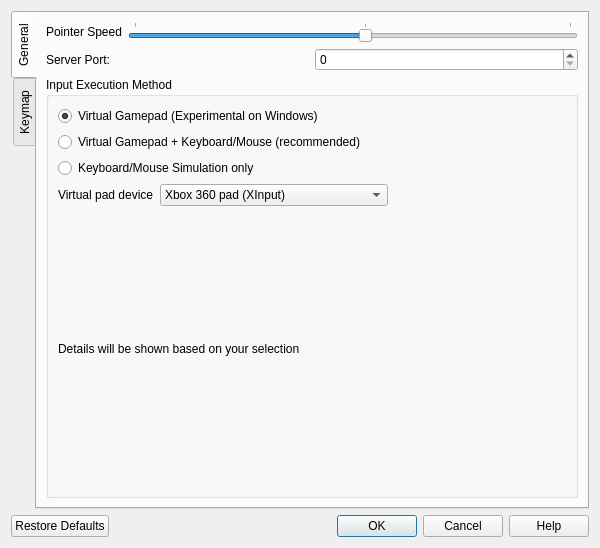
<?xml version="1.0" encoding="UTF-8"?>
<ui version="4.0">
 <class>Preferences</class>
 <widget class="QWidget" name="Preferences">
  <property name="geometry">
   <rect>
    <x>0</x>
    <y>0</y>
    <width>600</width>
    <height>548</height>
   </rect>
  </property>
  <property name="windowTitle">
   <string>Preferences</string>
  </property>
  <layout class="QVBoxLayout" name="verticalLayout">
   <item>
    <widget class="QTabWidget" name="preferencesTabWidget">
     <property name="tabPosition">
      <enum>QTabWidget::TabPosition::West</enum>
     </property>
     <property name="currentIndex">
      <number>0</number>
     </property>
     <widget class="QWidget" name="generalTab">
      <attribute name="title">
       <string>General</string>
      </attribute>
      <layout class="QVBoxLayout" name="generalTabLayout">
       <item>
        <layout class="QHBoxLayout" name="horizontalLayout">
         <item>
          <widget class="QLabel" name="Pointer">
           <property name="text">
            <string>Pointer Speed</string>
           </property>
          </widget>
         </item>
         <item>
          <widget class="QSlider" name="pointerSlider">
           <property name="minimum">
            <number>1</number>
           </property>
           <property name="maximum">
            <number>18</number>
           </property>
           <property name="value">
            <number>10</number>
           </property>
           <property name="orientation">
            <enum>Qt::Orientation::Horizontal</enum>
           </property>
           <property name="tickPosition">
            <enum>QSlider::TickPosition::TicksAbove</enum>
           </property>
           <property name="tickInterval">
            <number>9</number>
           </property>
          </widget>
         </item>
        </layout>
       </item>
       <item>
        <layout class="QHBoxLayout" name="horizontalLayout_port">
         <item>
          <widget class="QLabel" name="label_port">
           <property name="text">
            <string>Server Port:</string>
           </property>
          </widget>
         </item>
         <item>
          <widget class="QSpinBox" name="portSpinBox">
           <property name="toolTip">
            <string>Port number for the server (1024-65535). 0 means auto.</string>
           </property>
           <property name="minimum">
            <number>0</number>
           </property>
           <property name="maximum">
            <number>65535</number>
           </property>
           <property name="value">
            <number>0</number>
           </property>
          </widget>
         </item>
        </layout>
       </item>
       <item>
        <widget class="QGroupBox" name="executorGroup">
         <property name="title">
          <string>Input Execution Method</string>
         </property>
         <layout class="QVBoxLayout" name="executorLayout">
          <item>
           <widget class="QRadioButton" name="gamepadExecutorRadio">
            <property name="text">
             <string>Virtual Gamepad (Experimental on Windows)</string>
            </property>
            <property name="checked">
             <bool>true</bool>
            </property>
           </widget>
          </item>
          <item>
           <widget class="QRadioButton" name="gamepadAndKeyboardMouseExecutorRadio">
            <property name="text">
             <string>Virtual Gamepad + Keyboard/Mouse (recommended)</string>
            </property>
           </widget>
          </item>
          <item>
           <widget class="QRadioButton" name="keyboardMouseExecutorRadio">
            <property name="text">
             <string>Keyboard/Mouse Simulation only</string>
            </property>
           </widget>
          </item>
          <item>
           <layout class="QHBoxLayout" name="virtualGamepadLayout">
            <item>
             <widget class="QLabel" name="virtualGamepadLabel">
              <property name="text">
               <string>Virtual pad device</string>
              </property>
             </widget>
            </item>
            <item>
             <widget class="QComboBox" name="virtualGamepadComboBox">
              <item>
               <property name="text">
                <string>Xbox 360 pad (XInput)</string>
               </property>
              </item>
              <item>
               <property name="text">
                <string>DualShock 4 pad (HID + DirectInput)</string>
               </property>
              </item>
             </widget>
            </item>
            <item>
             <spacer name="virtualGamepadSpacer">
              <property name="orientation">
               <enum>Qt::Orientation::Horizontal</enum>
              </property>
              <property name="sizeHint" stdset="0">
               <size>
                <width>40</width>
                <height>20</height>
               </size>
              </property>
             </spacer>
            </item>
           </layout>
          </item>
          <item>
           <widget class="QLabel" name="executorNotesLabel">
            <property name="text">
             <string>Details will be shown based on your selection</string>
            </property>
            <property name="textFormat">
             <enum>Qt::TextFormat::MarkdownText</enum>
            </property>
            <property name="wordWrap">
             <bool>true</bool>
            </property>
           </widget>
          </item>
         </layout>
        </widget>
       </item>
      </layout>
     </widget>
     <widget class="QWidget" name="keymapTab">
      <attribute name="title">
       <string>Keymap</string>
      </attribute>
      <layout class="QVBoxLayout" name="keymapTabLayout">
       <item>
        <widget class="QGroupBox" name="profilesGroup">
         <property name="title">
          <string>Profiles</string>
         </property>
         <layout class="QHBoxLayout" name="profilesLayout">
          <item>
           <widget class="QComboBox" name="profileComboBox">
            <property name="sizePolicy">
             <sizepolicy hsizetype="Expanding" vsizetype="Fixed">
              <horstretch>0</horstretch>
              <verstretch>0</verstretch>
             </sizepolicy>
            </property>
           </widget>
          </item>
          <item>
           <widget class="QPushButton" name="newProfileButton">
            <property name="text">
             <string>New</string>
            </property>
           </widget>
          </item>
          <item>
           <widget class="QPushButton" name="deleteProfileButton">
            <property name="text">
             <string>Delete</string>
            </property>
           </widget>
          </item>
         </layout>
        </widget>
       </item>
       <item>
        <widget class="QTabWidget" name="keymapTabWidget">
         <property name="currentIndex">
          <number>0</number>
         </property>
         <widget class="QWidget" name="buttonsTab">
          <attribute name="title">
           <string>Buttons</string>
          </attribute>
          <layout class="QVBoxLayout" name="buttonsTabLayout">
           <item>
            <widget class="QGroupBox" name="ButtonMaps">
             <property name="title">
              <string>Button Mappings</string>
             </property>
             <layout class="QFormLayout" name="buttonMappingsLayout">
              <item row="0" column="0">
               <widget class="QLabel" name="xbutton">
                <property name="text">
                 <string>X</string>
                </property>
               </widget>
              </item>
              <item row="0" column="1">
               <widget class="ButtonInputBox" name="xmap" native="true">
                <property name="sizePolicy">
                 <sizepolicy hsizetype="MinimumExpanding" vsizetype="Fixed">
                  <horstretch>0</horstretch>
                  <verstretch>0</verstretch>
                 </sizepolicy>
                </property>
                <property name="font">
                 <font>
                  <pointsize>10</pointsize>
                  <bold>true</bold>
                 </font>
                </property>
                <property name="clearButtonEnabled" stdset="0">
                 <bool>true</bool>
                </property>
               </widget>
              </item>
              <item row="1" column="0">
               <widget class="QLabel" name="ybutton">
                <property name="text">
                 <string>Y</string>
                </property>
               </widget>
              </item>
              <item row="1" column="1">
               <widget class="ButtonInputBox" name="ymap" native="true">
                <property name="sizePolicy">
                 <sizepolicy hsizetype="MinimumExpanding" vsizetype="Fixed">
                  <horstretch>0</horstretch>
                  <verstretch>0</verstretch>
                 </sizepolicy>
                </property>
                <property name="font">
                 <font>
                  <pointsize>10</pointsize>
                  <bold>true</bold>
                 </font>
                </property>
                <property name="clearButtonEnabled" stdset="0">
                 <bool>true</bool>
                </property>
               </widget>
              </item>
              <item row="2" column="0">
               <widget class="QLabel" name="abutton">
                <property name="text">
                 <string>A</string>
                </property>
               </widget>
              </item>
              <item row="2" column="1">
               <widget class="ButtonInputBox" name="amap" native="true">
                <property name="sizePolicy">
                 <sizepolicy hsizetype="MinimumExpanding" vsizetype="Fixed">
                  <horstretch>0</horstretch>
                  <verstretch>0</verstretch>
                 </sizepolicy>
                </property>
                <property name="font">
                 <font>
                  <pointsize>10</pointsize>
                  <bold>true</bold>
                 </font>
                </property>
                <property name="clearButtonEnabled" stdset="0">
                 <bool>true</bool>
                </property>
               </widget>
              </item>
              <item row="3" column="0">
               <widget class="QLabel" name="bbutton">
                <property name="text">
                 <string>B</string>
                </property>
               </widget>
              </item>
              <item row="3" column="1">
               <widget class="ButtonInputBox" name="bmap" native="true">
                <property name="sizePolicy">
                 <sizepolicy hsizetype="MinimumExpanding" vsizetype="Fixed">
                  <horstretch>0</horstretch>
                  <verstretch>0</verstretch>
                 </sizepolicy>
                </property>
                <property name="font">
                 <font>
                  <pointsize>10</pointsize>
                  <bold>true</bold>
                 </font>
                </property>
                <property name="clearButtonEnabled" stdset="0">
                 <bool>true</bool>
                </property>
               </widget>
              </item>
              <item row="4" column="0">
               <widget class="QLabel" name="Lt">
                <property name="text">
                 <string>Left Shoulder</string>
                </property>
               </widget>
              </item>
              <item row="4" column="1">
               <widget class="ButtonInputBox" name="Ltmap" native="true">
                <property name="sizePolicy">
                 <sizepolicy hsizetype="MinimumExpanding" vsizetype="Fixed">
                  <horstretch>0</horstretch>
                  <verstretch>0</verstretch>
                 </sizepolicy>
                </property>
                <property name="font">
                 <font>
                  <pointsize>10</pointsize>
                  <bold>true</bold>
                 </font>
                </property>
                <property name="clearButtonEnabled" stdset="0">
                 <bool>true</bool>
                </property>
               </widget>
              </item>
              <item row="5" column="0">
               <widget class="QLabel" name="Rt">
                <property name="text">
                 <string>Right Shoulder</string>
                </property>
               </widget>
              </item>
              <item row="5" column="1">
               <widget class="ButtonInputBox" name="Rtmap" native="true">
                <property name="sizePolicy">
                 <sizepolicy hsizetype="MinimumExpanding" vsizetype="Fixed">
                  <horstretch>0</horstretch>
                  <verstretch>0</verstretch>
                 </sizepolicy>
                </property>
                <property name="font">
                 <font>
                  <pointsize>10</pointsize>
                  <bold>true</bold>
                 </font>
                </property>
                <property name="clearButtonEnabled" stdset="0">
                 <bool>true</bool>
                </property>
               </widget>
              </item>
              <item row="6" column="0">
               <widget class="QLabel" name="dup">
                <property name="text">
                 <string>DPad Up</string>
                </property>
               </widget>
              </item>
              <item row="6" column="1">
               <widget class="ButtonInputBox" name="dupmap" native="true">
                <property name="sizePolicy">
                 <sizepolicy hsizetype="MinimumExpanding" vsizetype="Fixed">
                  <horstretch>0</horstretch>
                  <verstretch>0</verstretch>
                 </sizepolicy>
                </property>
                <property name="font">
                 <font>
                  <pointsize>10</pointsize>
                  <bold>true</bold>
                 </font>
                </property>
                <property name="clearButtonEnabled" stdset="0">
                 <bool>true</bool>
                </property>
               </widget>
              </item>
              <item row="7" column="0">
               <widget class="QLabel" name="ddown">
                <property name="text">
                 <string>DPad Down</string>
                </property>
               </widget>
              </item>
              <item row="7" column="1">
               <widget class="ButtonInputBox" name="ddownmap" native="true">
                <property name="sizePolicy">
                 <sizepolicy hsizetype="MinimumExpanding" vsizetype="Fixed">
                  <horstretch>0</horstretch>
                  <verstretch>0</verstretch>
                 </sizepolicy>
                </property>
                <property name="font">
                 <font>
                  <pointsize>10</pointsize>
                  <bold>true</bold>
                 </font>
                </property>
                <property name="clearButtonEnabled" stdset="0">
                 <bool>true</bool>
                </property>
               </widget>
              </item>
              <item row="8" column="0">
               <widget class="QLabel" name="dleft">
                <property name="text">
                 <string>DPad Left</string>
                </property>
               </widget>
              </item>
              <item row="8" column="1">
               <widget class="ButtonInputBox" name="dleftmap" native="true">
                <property name="sizePolicy">
                 <sizepolicy hsizetype="MinimumExpanding" vsizetype="Fixed">
                  <horstretch>0</horstretch>
                  <verstretch>0</verstretch>
                 </sizepolicy>
                </property>
                <property name="font">
                 <font>
                  <pointsize>10</pointsize>
                  <bold>true</bold>
                 </font>
                </property>
                <property name="clearButtonEnabled" stdset="0">
                 <bool>true</bool>
                </property>
               </widget>
              </item>
              <item row="9" column="0">
               <widget class="QLabel" name="dright">
                <property name="text">
                 <string>DPad Right</string>
                </property>
               </widget>
              </item>
              <item row="9" column="1">
               <widget class="ButtonInputBox" name="drightmap" native="true">
                <property name="sizePolicy">
                 <sizepolicy hsizetype="MinimumExpanding" vsizetype="Fixed">
                  <horstretch>0</horstretch>
                  <verstretch>0</verstretch>
                 </sizepolicy>
                </property>
                <property name="font">
                 <font>
                  <pointsize>10</pointsize>
                  <bold>true</bold>
                 </font>
                </property>
                <property name="clearButtonEnabled" stdset="0">
                 <bool>true</bool>
                </property>
               </widget>
              </item>
              <item row="10" column="0">
               <widget class="QLabel" name="menu">
                <property name="text">
                 <string>Menu</string>
                </property>
               </widget>
              </item>
              <item row="10" column="1">
               <widget class="ButtonInputBox" name="menumap" native="true">
                <property name="sizePolicy">
                 <sizepolicy hsizetype="MinimumExpanding" vsizetype="Fixed">
                  <horstretch>0</horstretch>
                  <verstretch>0</verstretch>
                 </sizepolicy>
                </property>
                <property name="font">
                 <font>
                  <pointsize>10</pointsize>
                  <bold>true</bold>
                 </font>
                </property>
                <property name="clearButtonEnabled" stdset="0">
                 <bool>true</bool>
                </property>
               </widget>
              </item>
              <item row="11" column="0">
               <widget class="QLabel" name="view">
                <property name="text">
                 <string>View</string>
                </property>
               </widget>
              </item>
              <item row="11" column="1">
               <widget class="ButtonInputBox" name="viewmap" native="true">
                <property name="sizePolicy">
                 <sizepolicy hsizetype="MinimumExpanding" vsizetype="Fixed">
                  <horstretch>0</horstretch>
                  <verstretch>0</verstretch>
                 </sizepolicy>
                </property>
                <property name="font">
                 <font>
                  <pointsize>10</pointsize>
                  <bold>true</bold>
                 </font>
                </property>
                <property name="clearButtonEnabled" stdset="0">
                 <bool>true</bool>
                </property>
               </widget>
              </item>
             </layout>
            </widget>
           </item>
          </layout>
         </widget>
         <widget class="QWidget" name="thumbsticksTab">
          <attribute name="title">
           <string>Thumbsticks</string>
          </attribute>
          <layout class="QVBoxLayout" name="thumbsticksTabLayout">
           <item>
            <widget class="QGroupBox" name="ThumbstickMaps">
             <property name="title">
              <string>Thumbstick Mappings</string>
             </property>
             <layout class="QGridLayout" name="thumbstickGridLayout">
              <item row="0" column="0" colspan="2">
               <widget class="QLabel" name="leftThumbLabel">
                <property name="font">
                 <font>
                  <bold>true</bold>
                 </font>
                </property>
                <property name="text">
                 <string>Left Thumbstick</string>
                </property>
               </widget>
              </item>
              <item row="0" column="2">
               <widget class="QCheckBox" name="leftThumbMouseMove">
                <property name="text">
                 <string>Use as Mouse Movement</string>
                </property>
               </widget>
              </item>
              <item row="1" column="0">
               <widget class="QLabel" name="leftThumbUpLabel">
                <property name="text">
                 <string>Up</string>
                </property>
               </widget>
              </item>
              <item row="1" column="1">
               <widget class="ButtonInputBox" name="leftThumbUpMap" native="true">
                <property name="sizePolicy">
                 <sizepolicy hsizetype="MinimumExpanding" vsizetype="Fixed">
                  <horstretch>0</horstretch>
                  <verstretch>0</verstretch>
                 </sizepolicy>
                </property>
                <property name="font">
                 <font>
                  <pointsize>10</pointsize>
                  <bold>true</bold>
                 </font>
                </property>
                <property name="clearButtonEnabled" stdset="0">
                 <bool>true</bool>
                </property>
               </widget>
              </item>
              <item row="2" column="0">
               <widget class="QLabel" name="leftThumbDownLabel">
                <property name="text">
                 <string>Down</string>
                </property>
               </widget>
              </item>
              <item row="2" column="1">
               <widget class="ButtonInputBox" name="leftThumbDownMap" native="true">
                <property name="sizePolicy">
                 <sizepolicy hsizetype="MinimumExpanding" vsizetype="Fixed">
                  <horstretch>0</horstretch>
                  <verstretch>0</verstretch>
                 </sizepolicy>
                </property>
                <property name="font">
                 <font>
                  <pointsize>10</pointsize>
                  <bold>true</bold>
                 </font>
                </property>
                <property name="clearButtonEnabled" stdset="0">
                 <bool>true</bool>
                </property>
               </widget>
              </item>
              <item row="3" column="0">
               <widget class="QLabel" name="leftThumbLeftLabel">
                <property name="text">
                 <string>Left</string>
                </property>
               </widget>
              </item>
              <item row="3" column="1">
               <widget class="ButtonInputBox" name="leftThumbLeftMap" native="true">
                <property name="sizePolicy">
                 <sizepolicy hsizetype="MinimumExpanding" vsizetype="Fixed">
                  <horstretch>0</horstretch>
                  <verstretch>0</verstretch>
                 </sizepolicy>
                </property>
                <property name="font">
                 <font>
                  <pointsize>10</pointsize>
                  <bold>true</bold>
                 </font>
                </property>
                <property name="clearButtonEnabled" stdset="0">
                 <bool>true</bool>
                </property>
               </widget>
              </item>
              <item row="4" column="0">
               <widget class="QLabel" name="leftThumbRightLabel">
                <property name="text">
                 <string>Right</string>
                </property>
               </widget>
              </item>
              <item row="4" column="1">
               <widget class="ButtonInputBox" name="leftThumbRightMap" native="true">
                <property name="sizePolicy">
                 <sizepolicy hsizetype="MinimumExpanding" vsizetype="Fixed">
                  <horstretch>0</horstretch>
                  <verstretch>0</verstretch>
                 </sizepolicy>
                </property>
                <property name="font">
                 <font>
                  <pointsize>10</pointsize>
                  <bold>true</bold>
                 </font>
                </property>
                <property name="clearButtonEnabled" stdset="0">
                 <bool>true</bool>
                </property>
               </widget>
              </item>
              <item row="5" column="0">
               <widget class="QLabel" name="lthumb">
                <property name="text">
                 <string>Click</string>
                </property>
               </widget>
              </item>
              <item row="5" column="1">
               <widget class="ButtonInputBox" name="lthumbmap" native="true">
                <property name="sizePolicy">
                 <sizepolicy hsizetype="MinimumExpanding" vsizetype="Fixed">
                  <horstretch>0</horstretch>
                  <verstretch>0</verstretch>
                 </sizepolicy>
                </property>
                <property name="font">
                 <font>
                  <pointsize>10</pointsize>
                  <bold>true</bold>
                 </font>
                </property>
                <property name="clearButtonEnabled" stdset="0">
                 <bool>true</bool>
                </property>
               </widget>
              </item>
              <item row="6" column="0" colspan="3">
               <widget class="QFrame" name="thumbstickSeparator">
                <property name="frameShape">
                 <enum>QFrame::Shape::HLine</enum>
                </property>
                <property name="frameShadow">
                 <enum>QFrame::Shadow::Sunken</enum>
                </property>
               </widget>
              </item>
              <item row="6" column="0" colspan="2">
               <widget class="QLabel" name="rightThumbLabel">
                <property name="font">
                 <font>
                  <bold>true</bold>
                 </font>
                </property>
                <property name="text">
                 <string>Right Thumbstick</string>
                </property>
               </widget>
              </item>
              <item row="6" column="2">
               <widget class="QCheckBox" name="rightThumbMouseMove">
                <property name="text">
                 <string>Use as Mouse Movement</string>
                </property>
               </widget>
              </item>
              <item row="7" column="0">
               <widget class="QLabel" name="rightThumbUpLabel">
                <property name="text">
                 <string>Up</string>
                </property>
               </widget>
              </item>
              <item row="7" column="1">
               <widget class="ButtonInputBox" name="rightThumbUpMap" native="true">
                <property name="sizePolicy">
                 <sizepolicy hsizetype="MinimumExpanding" vsizetype="Fixed">
                  <horstretch>0</horstretch>
                  <verstretch>0</verstretch>
                 </sizepolicy>
                </property>
                <property name="font">
                 <font>
                  <pointsize>10</pointsize>
                  <bold>true</bold>
                 </font>
                </property>
                <property name="clearButtonEnabled" stdset="0">
                 <bool>true</bool>
                </property>
               </widget>
              </item>
              <item row="8" column="0">
               <widget class="QLabel" name="rightThumbDownLabel">
                <property name="text">
                 <string>Down</string>
                </property>
               </widget>
              </item>
              <item row="8" column="1">
               <widget class="ButtonInputBox" name="rightThumbDownMap" native="true">
                <property name="sizePolicy">
                 <sizepolicy hsizetype="MinimumExpanding" vsizetype="Fixed">
                  <horstretch>0</horstretch>
                  <verstretch>0</verstretch>
                 </sizepolicy>
                </property>
                <property name="font">
                 <font>
                  <pointsize>10</pointsize>
                  <bold>true</bold>
                 </font>
                </property>
                <property name="clearButtonEnabled" stdset="0">
                 <bool>true</bool>
                </property>
               </widget>
              </item>
              <item row="9" column="0">
               <widget class="QLabel" name="rightThumbLeftLabel">
                <property name="text">
                 <string>Left</string>
                </property>
               </widget>
              </item>
              <item row="9" column="1">
               <widget class="ButtonInputBox" name="rightThumbLeftMap" native="true">
                <property name="sizePolicy">
                 <sizepolicy hsizetype="MinimumExpanding" vsizetype="Fixed">
                  <horstretch>0</horstretch>
                  <verstretch>0</verstretch>
                 </sizepolicy>
                </property>
                <property name="font">
                 <font>
                  <pointsize>10</pointsize>
                  <bold>true</bold>
                 </font>
                </property>
                <property name="clearButtonEnabled" stdset="0">
                 <bool>true</bool>
                </property>
               </widget>
              </item>
              <item row="10" column="0">
               <widget class="QLabel" name="rightThumbRightLabel">
                <property name="text">
                 <string>Right</string>
                </property>
               </widget>
              </item>
              <item row="10" column="1">
               <widget class="ButtonInputBox" name="rightThumbRightMap" native="true">
                <property name="sizePolicy">
                 <sizepolicy hsizetype="MinimumExpanding" vsizetype="Fixed">
                  <horstretch>0</horstretch>
                  <verstretch>0</verstretch>
                 </sizepolicy>
                </property>
                <property name="font">
                 <font>
                  <pointsize>10</pointsize>
                  <bold>true</bold>
                 </font>
                </property>
                <property name="clearButtonEnabled" stdset="0">
                 <bool>true</bool>
                </property>
               </widget>
              </item>
              <item row="11" column="0">
               <widget class="QLabel" name="rthumb">
                <property name="text">
                 <string>Click</string>
                </property>
               </widget>
              </item>
              <item row="11" column="1">
               <widget class="ButtonInputBox" name="rthumbmap" native="true">
                <property name="sizePolicy">
                 <sizepolicy hsizetype="MinimumExpanding" vsizetype="Fixed">
                  <horstretch>0</horstretch>
                  <verstretch>0</verstretch>
                 </sizepolicy>
                </property>
                <property name="font">
                 <font>
                  <pointsize>10</pointsize>
                  <bold>true</bold>
                 </font>
                </property>
                <property name="clearButtonEnabled" stdset="0">
                 <bool>true</bool>
                </property>
               </widget>
              </item>
             </layout>
            </widget>
           </item>
          </layout>
         </widget>
         <widget class="QWidget" name="triggersTab">
          <attribute name="title">
           <string>Triggers</string>
          </attribute>
          <layout class="QVBoxLayout" name="triggersTabLayout">
           <item>
            <widget class="QGroupBox" name="TriggerMaps">
             <property name="title">
              <string>Trigger Mappings</string>
             </property>
             <layout class="QGridLayout" name="triggerGridLayout">
              <item row="0" column="0" colspan="3">
               <widget class="QLabel" name="leftTriggerLabel">
                <property name="font">
                 <font>
                  <bold>true</bold>
                 </font>
                </property>
                <property name="text">
                 <string>Left Trigger</string>
                </property>
               </widget>
              </item>
              <item row="1" column="0">
               <widget class="QLabel" name="leftTriggerButtonLabel">
                <property name="text">
                 <string>Button</string>
                </property>
               </widget>
              </item>
              <item row="1" column="1">
               <widget class="ButtonInputBox" name="leftTriggerButtonMap" native="true">
                <property name="sizePolicy">
                 <sizepolicy hsizetype="MinimumExpanding" vsizetype="Fixed">
                  <horstretch>0</horstretch>
                  <verstretch>0</verstretch>
                 </sizepolicy>
                </property>
                <property name="font">
                 <font>
                  <pointsize>10</pointsize>
                  <bold>true</bold>
                 </font>
                </property>
                <property name="clearButtonEnabled" stdset="0">
                 <bool>true</bool>
                </property>
               </widget>
              </item>
              <item row="2" column="0">
               <widget class="QLabel" name="leftTriggerThresholdLabel">
                <property name="text">
                 <string>Threshold</string>
                </property>
               </widget>
              </item>
              <item row="2" column="1">
               <widget class="QDoubleSpinBox" name="leftTriggerThreshold">
                <property name="sizePolicy">
                 <sizepolicy hsizetype="MinimumExpanding" vsizetype="Fixed">
                  <horstretch>0</horstretch>
                  <verstretch>0</verstretch>
                 </sizepolicy>
                </property>
                <property name="font">
                 <font>
                  <pointsize>10</pointsize>
                  <bold>true</bold>
                 </font>
                </property>
                <property name="suffix">
                 <string>%</string>
                </property>
                <property name="decimals">
                 <number>0</number>
                </property>
                <property name="minimum">
                 <double>1.000000000000000</double>
                </property>
                <property name="maximum">
                 <double>100.000000000000000</double>
                </property>
                <property name="value">
                 <double>50.000000000000000</double>
                </property>
               </widget>
              </item>
              <item row="3" column="0" colspan="3">
               <widget class="QFrame" name="triggerSeparator">
                <property name="frameShape">
                 <enum>QFrame::Shape::HLine</enum>
                </property>
                <property name="frameShadow">
                 <enum>QFrame::Shadow::Sunken</enum>
                </property>
               </widget>
              </item>
              <item row="4" column="0" colspan="3">
               <widget class="QLabel" name="rightTriggerLabel">
                <property name="font">
                 <font>
                  <bold>true</bold>
                 </font>
                </property>
                <property name="text">
                 <string>Right Trigger</string>
                </property>
               </widget>
              </item>
              <item row="5" column="0">
               <widget class="QLabel" name="rightTriggerButtonLabel">
                <property name="text">
                 <string>Button</string>
                </property>
               </widget>
              </item>
              <item row="5" column="1">
               <widget class="ButtonInputBox" name="rightTriggerButtonMap" native="true">
                <property name="sizePolicy">
                 <sizepolicy hsizetype="MinimumExpanding" vsizetype="Fixed">
                  <horstretch>0</horstretch>
                  <verstretch>0</verstretch>
                 </sizepolicy>
                </property>
                <property name="font">
                 <font>
                  <pointsize>10</pointsize>
                  <bold>true</bold>
                 </font>
                </property>
                <property name="clearButtonEnabled" stdset="0">
                 <bool>true</bool>
                </property>
               </widget>
              </item>
              <item row="6" column="0">
               <widget class="QLabel" name="rightTriggerThresholdLabel">
                <property name="text">
                 <string>Threshold</string>
                </property>
               </widget>
              </item>
              <item row="6" column="1">
               <widget class="QDoubleSpinBox" name="rightTriggerThreshold">
                <property name="sizePolicy">
                 <sizepolicy hsizetype="MinimumExpanding" vsizetype="Fixed">
                  <horstretch>0</horstretch>
                  <verstretch>0</verstretch>
                 </sizepolicy>
                </property>
                <property name="font">
                 <font>
                  <pointsize>10</pointsize>
                  <bold>true</bold>
                 </font>
                </property>
                <property name="suffix">
                 <string>%</string>
                </property>
                <property name="decimals">
                 <number>0</number>
                </property>
                <property name="minimum">
                 <double>1.000000000000000</double>
                </property>
                <property name="maximum">
                 <double>100.000000000000000</double>
                </property>
                <property name="value">
                 <double>50.000000000000000</double>
                </property>
               </widget>
              </item>
             </layout>
            </widget>
           </item>
          </layout>
         </widget>
        </widget>
       </item>
      </layout>
     </widget>
    </widget>
   </item>
   <item>
    <widget class="QDialogButtonBox" name="buttonBox">
     <property name="standardButtons">
      <set>QDialogButtonBox::StandardButton::Cancel|QDialogButtonBox::StandardButton::Help|QDialogButtonBox::StandardButton::Ok|QDialogButtonBox::StandardButton::RestoreDefaults</set>
     </property>
    </widget>
   </item>
  </layout>
 </widget>
 <customwidgets>
  <customwidget>
   <class>ButtonInputBox</class>
   <extends>QWidget</extends>
   <header>../../../src/ui/buttoninputbox.hpp</header>
  </customwidget>
 </customwidgets>
 <resources/>
 <connections/>
</ui>
